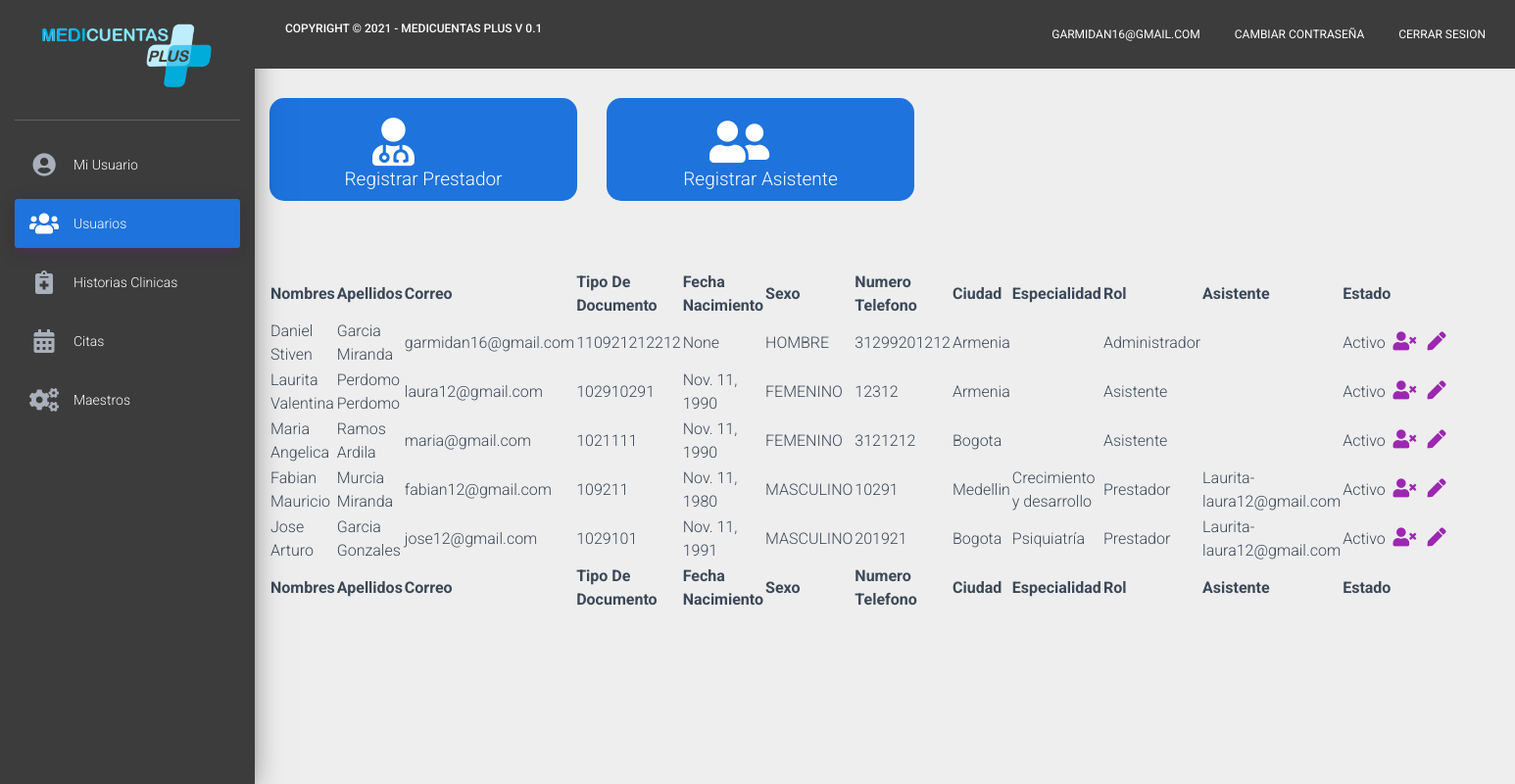
Page /usuarios (signed in) on the committed database.
### modelos/models.py (models this page shows)
class Usuario(models.Model):
    primernombre = models.CharField(max_length=1000, blank=True, null=True)
    segundonombre = models.CharField(max_length=1000, blank=True, null=True)
    primerapellido = models.CharField(max_length=1000, blank=True, null=True)
    segundoapellido = models.CharField(max_length=1000, blank=True, null=True)
    usuario = models.CharField(max_length=1000, blank=True, null=True)
    clave = models.TextField(blank=True, null=True)
    tipodocumento= models.CharField(max_length=1000, blank=True, null=True)
    numerodocumento= models.CharField(max_length=1000, blank=True, null=True)
    fechanacimiento = models.DateField(blank=True, null=True)
    edad = models.CharField(max_length=100, blank=True, null=True)
    numerotelefono = models.IntegerField( blank=True, null=True)
    ciudad = models.ForeignKey(Ciudad, on_delete=models.CASCADE,blank=True, null=True)
    especialidad = models.ForeignKey(Especialidad, on_delete=models.CASCADE,blank=True, null=True)
    rol = models.CharField(max_length=500, blank=True , null=True)
    asistente = models.CharField(max_length=500, blank=True, null= True)
    permisoscomentario = models.CharField(max_length=100, blank=True, null= True)
    sexo = models.CharField(max_length=500, blank=True, null= True)
    consultorio = models.CharField(max_length=500, blank=True, null= True)
    estado = models.CharField(max_length=500, blank=True, null= True)

class Ciudad(models.Model):
    ciudad = models.CharField(max_length=1000, blank=True, null=True)

class Especialidad(models.Model):
    especialidad = models.CharField(max_length=1000, blank=True, null=True)

### modelos/views.py (the view)
# urls.py: path('usuarios',usuarios),
def usuarios(request):
    if request.session.get('validar') == False:
        return redirect('/')
    else:
        usuario = Usuario.objects.get(id=request.session.get('user'))
        if usuario.rol == "Administrador":
            usuarios = Usuario.objects.all()
            return render(request,'miusuarios.html',{"usuarios":usuarios,"usuario":usuario,"sesion":request.session.get('validar')})
        else:
            return redirect('/dashboard')

### modelos/templates/miusuarios.html (shortened to what this page needs)
<!doctype html>
<html lang="en">
{% load static %}
<head>
    <link rel="stylesheet" href="https://maxcdn.bootstrapcdn.com/font-awesome/latest/css/font-awesome.min.css">
    <link rel="stylesheet" href="https://use.fontawesome.com/releases/v5.7.0/css/all.css"
>
    <link href="https://cdn.jsdelivr.net/npm/bootstrap@5.1.1/dist/css/bootstrap.min.css" rel="stylesheet"
>
    <link href="{% static 'css/material-dashboard.css' %}" rel="stylesheet" />
</head>
<body>
    <div class="wrapper ">
        <div class="sidebar" data-color="purple" data-background-color="white">
            <div class="logo" style="background-color: #3c3c3c;">
                <a href="" class="simple-text logo-mini">
                    <img src="{% static 'imagenes/logo1.png'%}" style=" width: 70%; margin-bottom: 10px" />
                </a>
            </div>
            <div class="sidebar-wrapper" style="background-color: #3c3c3c !important;">
                <ul class="nav">
                    <li class="nav-item">
                        <a class="nav-link" style="color: #fff;" href="/dashboard">
                            <i class="fas fa-user-circle"></i>
                            <p>Mi Usuario</p>
                        </a>
                    </li>
                    <li class="nav-item active">
                        <a class="nav-link" href="/usuarios" style="background-color: #1e73dc !important;">
                            <i class="fas fa-users"></i>
                            <p>Usuarios</p>
                        </a>
                    </li>
                    <li class="nav-item">
                        <a class="nav-link" href="/historiasclinicas" style="color: #fff;">
                            <i class="fas fa-notes-medical"></i>
                            <p>Historias Clinicas</p>
                        </a>
                    </li>
                    <li class="nav-item">
                        <a class="nav-link" href="/citas" style="color: #fff;">
                            <i class="fas fa-calendar-alt"></i>
                            <p>Citas</p>
                        </a>
                    </li>
                    <li class="nav-item">
                        <a class="nav-link" href="/maestros" style="color: #fff;">
                            <i class="fas fa-cogs"></i>
                            <p>Maestros</p>
                        </a>
                    </li>
                </ul>
            </div>
        </div>
        <div class="main-panel">
            <nav class="navbar navbar-expand-lg navbar-transparent navbar-absolute fixed-top"
                style="background-color: #3c3c3c !important; color: #fff !important;">
                <div class="container-fluid">
                    <div class="navbar-wrapper">
                        <a class="navbar-brand" href="javascript:;">
                            <h6>Copyright © 2021 - Medicuentas Plus V 0.1</h6>
                        </a>
                    </div>
                    <div class="collapse navbar-collapse justify-content-end">
                        <ul class="navbar-nav">
                            <li class="nav-item">
                                <a class="nav-link" href="javascript:;">
                                    {{usuario.usuario}}
                                </a>
                            </li>
                            <li class="nav-item">
                                <a class="nav-link" href="/cambiocontraseña/{{usuario.id}}">
                                    Cambiar Contraseña
                                </a>
                            </li>
                            <li class="nav-item">
                                <a class="nav-link" href="/logout">
                                    Cerrar Sesion
                                </a>
                            </li>
                        </ul>
                    </div>
                </div>
            </nav>
            <div class="content">
                <div class=" w-100  row" style="width:fit-content; margin-bottom: 30px;">
                    <div class="col-12 col-sm-3 col-md-3" style="background-color: rgb(30, 115, 220);
                    margin:  0px 20px 40px 15px;
                    border-radius: 15px;">
                        <i class="fas fa-user-md"
                            style="color: rgb(255, 255, 255); font-size: 49px; margin-left: 90px; margin-top: 20px;"></i>
                        <a href="/usuarios/registrarprestador"
                            style="color:rgb(255, 255, 255) !important; font-size: 19px;">
                            <h4 style="font-size: 19px; text-align: center;">Registrar Prestador</h4>
                        </a>
                    </div>
                    <div class="col-12 col-sm-3 col-md-3" style="background-color: rgb(30, 115, 220);
                    margin: 0px 20px 40px 10px;
                    border-radius: 15px;">
                        <i class="fas fa-user-friends"
                            style="color: rgb(255, 255, 255); font-size: 49px; margin-left: 90px; margin-top: 20px;"></i>
                        <a href="/usuarios/registarasistente" style="color:rgb(255, 255, 255) !important; font-size: 19px;">
                            <h4 style="font-size: 19px; text-align: center;">Registrar Asistente</h4>
                        </a>
                    </div>
                </div>
                <table id="example" class="display nowrap" style="width:100%">
                    <thead>
                        <tr>
                            <th>Nombres</th>
                            <th>Apellidos</th>
                            <th>Correo</th>
                            <th>Tipo De Documento</th>
                            <th>Fecha Nacimiento</th>
                            <th>Sexo</th>
                            <th>Numero Telefono</th>
                            <th>Ciudad</th>
                            <th>Especialidad</th>
                            <th>Rol</th>
                            <th>Asistente</th>
                            <th>Estado</th>
                            <th></th>
                        </tr>
                    </thead>
                    <tbody>
                        {% for user in usuarios%}
                        <tr>
                            <td>{{user.primernombre}} {{user.segundonombre}}</td>
                            <td>{{user.primerapellido}} {{user.segundoapellido}}</td>
                            <td>{{user.usuario}}</td>
                            <td>{{user.numerodocumento}}</td>
                            <td>{{user.fechanacimiento}}</td>
                            <td>{{user.sexo}}</td>
                            <td>{{user.numerotelefono}}</td>
                            <td>{{user.ciudad.ciudad}}</td>
                            <td>
                                {% if user.especialidad.especialidad%}
                                {{user.especialidad.especialidad}}
                                {%endif%}
                            </td>
                            <td>{{user.rol}}</td>
                            <td>
                                {% if user.asistente%}
                                {{user.asistente}}
                                {%endif%}
                            </td>
                            <td>
                                {{user.estado}}
                            </td>
                            <td>
                                <div class="w-100 row">
                                    <div class="col-md-1">
                                        {% if user.estado == 'Activo'%}
                                        <a type="button" href="/usuarios/inactivar/activar/{{user.id}}" style="width: 10%;"><i
                                                class="fas fa-user-times"
                                                style="font-size: 19px; margin-right: 90px;"></i></a>
                                        {%else%}
                                        <a type="button" href="/usuarios/inactivar/activar/{{user.id}}" style="width: 10%;"><i
                                                class="fas fa-user"
                                                style="font-size: 19px; margin-right: 90px;"></i></a>
                                        {%endif%}
                                    </div>
                                    <div class="col-md-1" style="margin-left: 35px; float: left; position: absolute;">
                                        <a href="/usuarios/editar/{{user.id}}" style="width: 10%;"><i class="fas fa-pen"
                                                style="font-size: 19px; margin-right: -20px;"></i></a>
                                    </div>
                                </div>
                            </td>
                        </tr>
                        {% endfor %}
                    </tbody>
                    <tfoot>
                        <tr>
                            <th>Nombres</th>
                            <th>Apellidos</th>
                            <th>Correo</th>
                            <th>Tipo De Documento</th>
                            <th>Fecha Nacimiento</th>
                            <th>Sexo</th>
                            <th>Numero Telefono</th>
                            <th>Ciudad</th>
                            <th>Especialidad</th>
                            <th>Rol</th>
                            <th>Asistente</th>
                            <th>Estado</th>
                            <th></th>
                        </tr>
                    </tfoot>
                </table>
            </div>
        </div>
    </div>
    <link rel="stylesheet" type="text/css" href="https://cdn.datatables.net/v/dt/dt-1.11.2/datatables.min.css" />
</body>
</html>

### rows in the picture
Usuario: usuario "GARMIDAN16@GMAIL.COM", primernombre "Daniel", segundonombre "Stiven", primerapellido "Garcia", segundoapellido "Miranda", usuario "garmidan16@gmail.com", numerodocumento "110921212212", fechanacimiento "None", sexo "HOMBRE", numerotelefono "31299201212", ciudad.ciudad "Armenia", rol "Administrador", estado "Activo"
Usuario: primernombre "Laurita", segundonombre "Valentina", primerapellido "Perdomo", segundoapellido "Perdomo", usuario "laura12@gmail.com", numerodocumento "102910291", fechanacimiento "Nov. 11, 1990", sexo "FEMENINO", numerotelefono "12312", ciudad.ciudad "Armenia", rol "Asistente", estado "Activo"
Usuario: primernombre "Maria", segundonombre "Angelica", primerapellido "Ramos", segundoapellido "Ardila", usuario "maria@gmail.com", numerodocumento "1021111", fechanacimiento "Nov. 11, 1990", sexo "FEMENINO", numerotelefono "3121212", ciudad.ciudad "Bogota", rol "Asistente", estado "Activo"
Usuario: primernombre "Fabian", segundonombre "Mauricio", primerapellido "Murcia", segundoapellido "Miranda", usuario "fabian12@gmail.com", numerodocumento "109211", fechanacimiento "Nov. 11, 1980", sexo "MASCULINO", numerotelefono "10291", ciudad.ciudad "Medellin", especialidad.especialidad "Crecimiento y desarrollo", rol "Prestador", asistente "Laurita-laura12@gmail.com", estado "Activo"
Usuario: primernombre "Jose", segundonombre "Arturo", primerapellido "Garcia", segundoapellido "Gonzales", usuario "jose12@gmail.com", numerodocumento "1029101", fechanacimiento "Nov. 11, 1991", sexo "MASCULINO", numerotelefono "201921", ciudad.ciudad "Bogota", especialidad.especialidad "Psiquiatría", rol "Prestador", asistente "Laurita-laura12@gmail.com", estado "Activo"
